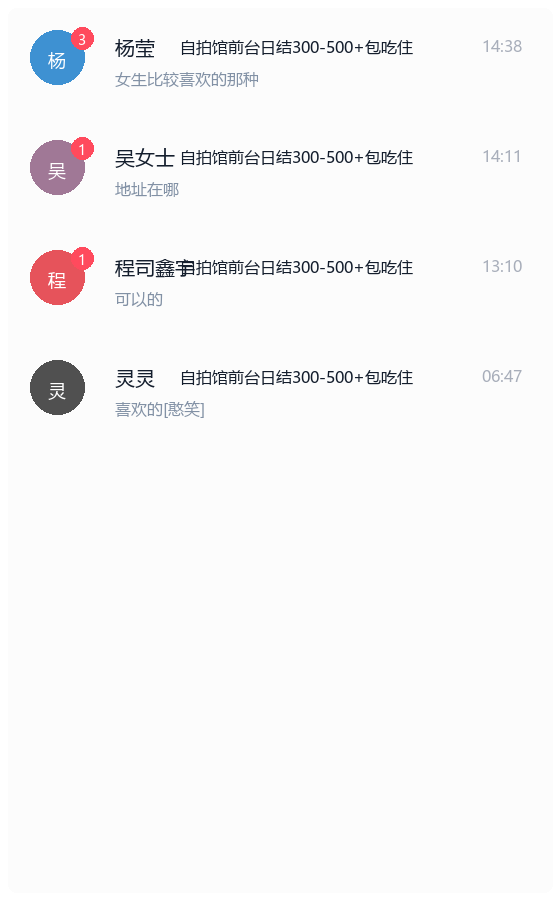
#> input picture test_assets/01_boss_recruiting_unread.png, 560 x 900 px
$ python -i unread_detector.py   (imports and definitions only)
#> lines starting #> are read from the running program, lines starting #| are printed output that depends on the picture; after the words box and inside, x2 and y2 are one past the last pixel; in counts of white or black regions, pixels touching at a corner belong together
#> further down, picture is the input picture: shape (900, 560, 3); mean B, G, R 247.1, 246.4, 247.1
from __future__ import annotations

import cv2
import numpy as np


class UnreadDetector:
    def __init__(self, min_red_pixels: int = 16) -> None:
        self.min_red_pixels = min_red_pixels

    def has_red_unread_marker(self, image: np.ndarray) -> bool:
        if image.size == 0:
            return False

        bgr = image[:, :, :3]
        hsv = cv2.cvtColor(bgr, cv2.COLOR_BGR2HSV)
#> hsv: shape (900, 560, 3); mean H, S, V 5.1, 3.4, 248.1

        lower_red_1 = np.array([0, 80, 80])
        upper_red_1 = np.array([10, 255, 255])
        lower_red_2 = np.array([170, 80, 80])
        upper_red_2 = np.array([180, 255, 255])

        mask_1 = cv2.inRange(hsv, lower_red_1, upper_red_1)
#> mask_1: shape (900, 560); every value is 0
        mask_2 = cv2.inRange(hsv, lower_red_2, upper_red_2)
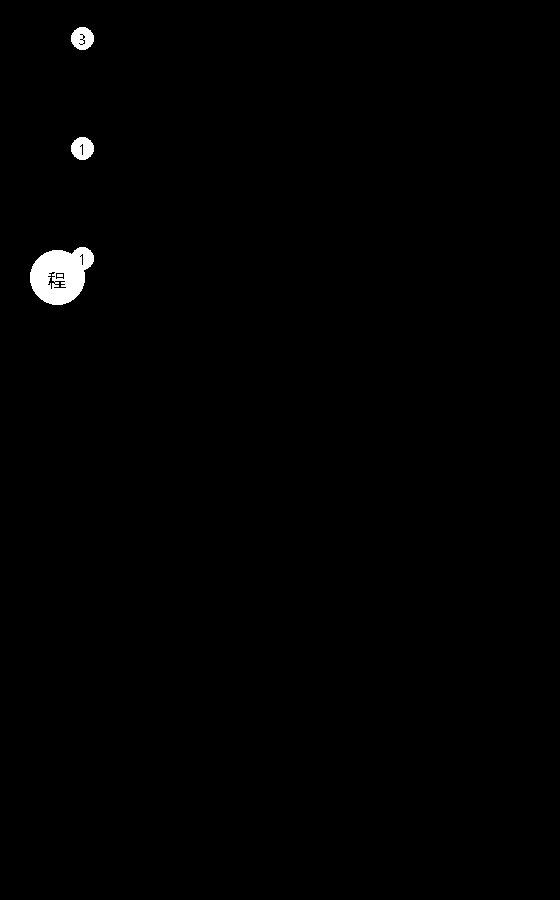
#> mask_2: shape (900, 560); 0.66% white; 4 white regions (1 under 20 px), largest, box (x1, y1, x2, y2) and area: (30, 247, 94, 305) 2539, (71, 137, 94, 160) 400, (71, 27, 94, 50) 391
        red_pixels = int(np.count_nonzero(mask_1 | mask_2))
#> red_pixels = 3348

        return red_pixels >= self.min_red_pixels

>>> import cv2
>>> picture = cv2.imread('../../../test_assets/01_boss_recruiting_unread.png')
>>> result = UnreadDetector().has_red_unread_marker(picture)
#> result = True
